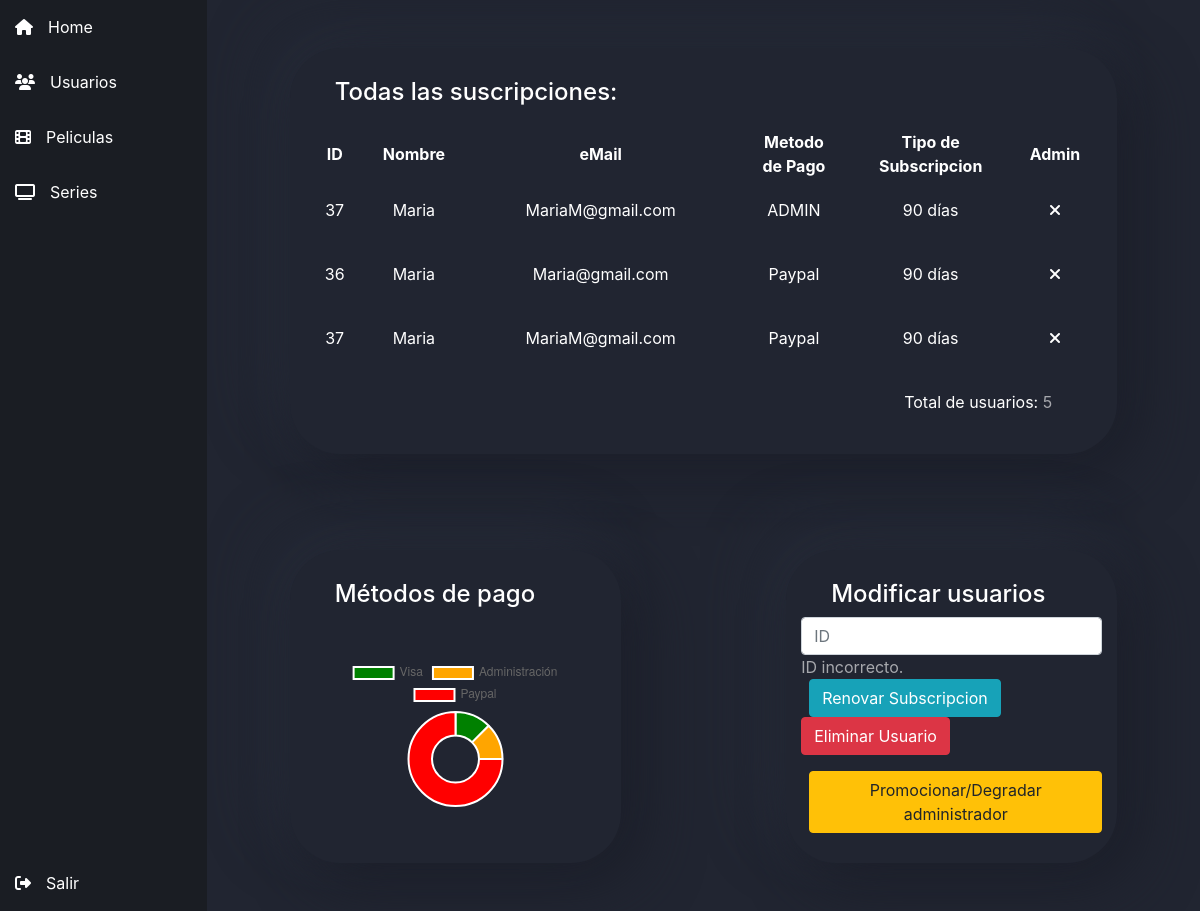
The page /php/Users.php?errorProceso=si on the database as committed earlier.
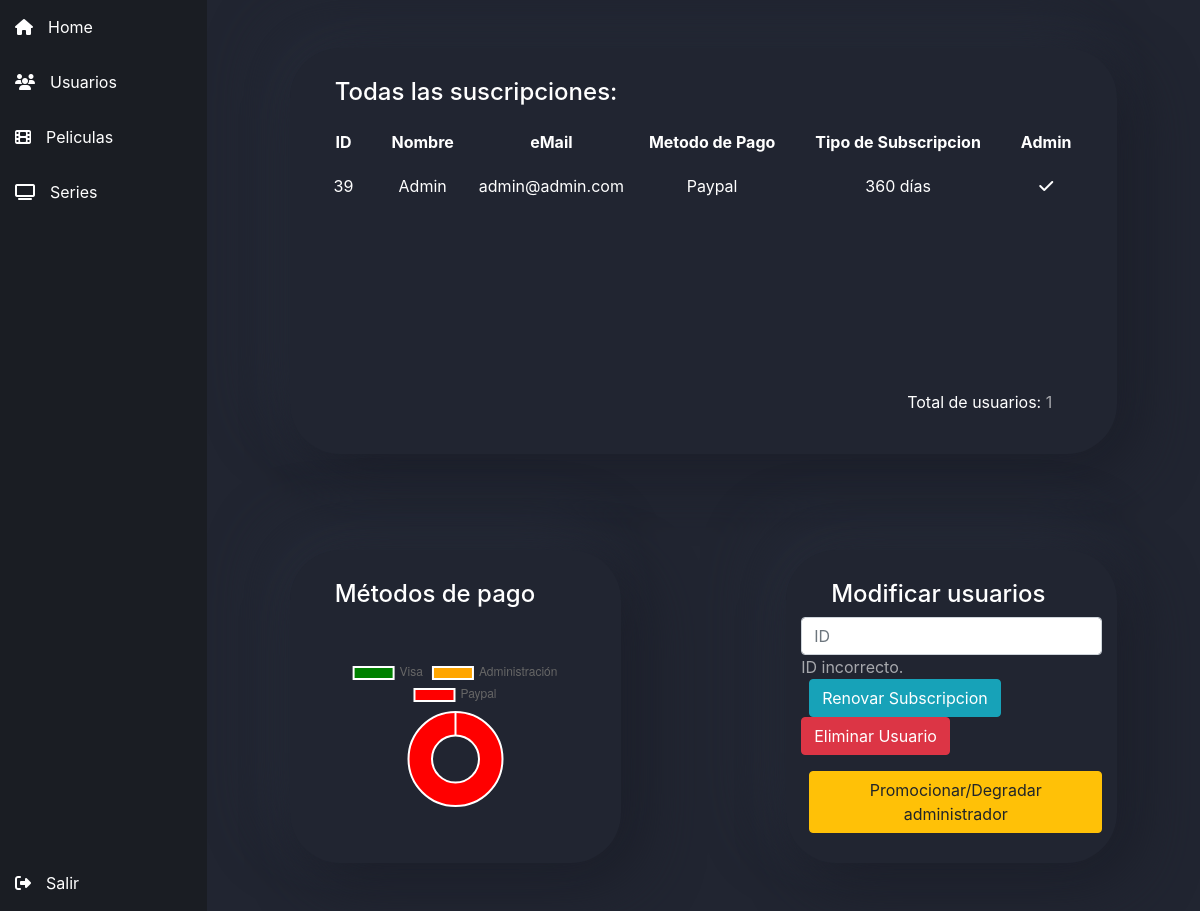
The same page on the database as committed later.
### tables this page shows
CREATE TABLE `facturacion` (
  `idFacturacion` int(11) NOT NULL,
  `fechaFacturacion` date NOT NULL,
  `fechaExpiracion` date NOT NULL,
  `idUsuario` int(11) NOT NULL,
  `idPrecios` int(11) NOT NULL,
  `nombreFacturacion` varchar(200) NOT NULL,
  `tipo` varchar(10) NOT NULL
);

CREATE TABLE `usuarios` (
  `idUsuario` int(11) NOT NULL,
  `nombreUsuario` varchar(50) NOT NULL,
  `apellidoUsuario` varchar(100) NOT NULL,
  `email` varchar(250) NOT NULL,
  `hashpass` varchar(250) NOT NULL,
  `direccion` varchar(150) DEFAULT NULL,
  `telefono` int(9) DEFAULT NULL,
  `nivel` int(1) NOT NULL
);

CREATE TABLE `precios` (
  `idPrecios` int(11) NOT NULL,
  `tipo` int(11) NOT NULL,
  `precio` float NOT NULL
);

### php/Users.php (the view, shortened to what this page needs)
<!DOCTYPE html>
<html>
  <head>
    <link rel="stylesheet" href="../css/dash-board.css" />
    <link
      rel="stylesheet"
      href="https://stackpath.bootstrapcdn.com/bootstrap/4.5.0/css/bootstrap.min.css"
    />
    <link
      rel="stylesheet"
      href="https://cdnjs.cloudflare.com/ajax/libs/animate.css/4.1.1/animate.min.css"
    />
  </head>
  <body style="overflow: hidden">
<?php
  include "Admin.php";
?>
<div class="dash-body">
  <div class="contenido" id="contenido">
    <div class="container animate__animated animate__fadeIn">
      <div class="row mb-5">
        <div class="col-10 offset-1 users mt-5 mb-5">
          <div class="table-top">
            <h4>Todas las suscripciones:</h4>
          </div>
          <div class="tabla-users">
            <table>
              <thead>
                <tr>
                  <th>ID</th>
                  <th>Nombre</th>
                  <th>eMail</th>
                  <th>Metodo de Pago</th>
                  <th>Tipo de Subscripcion</th>
                  <th>Admin</th>
                </tr>
              </thead>
              <tbody>
                <?php
                    $fecha_actual=date("Y-m-d");
                    $visa=0;
                    $paypal=0;
                    $admin=0;
                    $conexion=mysqli_connect('localhost', 'root', '', 'films_online');
                    mysqli_set_charset($conexion, 'UTF8');
                    $consulta="select u.idUsuario,u.nombreUsuario,u.email,f.fechaExpiracion,f.fechaFacturacion,u.nivel,f.tipo,p.tipo
                        from usuarios u,facturacion f, precios p where u.idUsuario=f.idUsuario and f.idPrecios=p.idPrecios order by f.fechaFacturacion desc";
                    $resultado=mysqli_query($conexion,$consulta);
                    while($fila=mysqli_fetch_row($resultado)){
                      $idUsuario=$fila[0];
                      $nombreUsuario=$fila[1];
                      $email=$fila[2];
                      $fechaExpiracion=$fila[3];
                      $nivel=$fila[5];
                      $tipo=$fila[6];
                      $tipoPrecio=$fila[7];
                      if($fecha_actual<=$fechaExpiracion){
                        echo "<tr class=''>";
                        echo "<td>".$idUsuario."</td>";
                        echo "<td>".$nombreUsuario."</td>";
                        echo "<td>".$email."</td>";
                        echo "<td>".$tipo."</td>";
                        echo "<td>".$tipoPrecio." días</td>";
                        if($nivel==0){
                          echo "<th><i class='fas fa-check'></i></th>";
                        }else{
                          echo "<th><i class='fas fa-times'></i></th>";
                        }
                        echo "</tr>";
                      }
                      if($tipo=="Visa"){
                        $visa++;
                      }else if($tipo=="Paypal"){
                        $paypal++;
                      }else{
                        $admin++;
                      }
                    }
                    $consulta="select count(*) from usuarios";
                    $resultado=mysqli_query($conexion,$consulta);
                    while($fila=mysqli_fetch_row($resultado)){
                      $totalUsurios=$fila[0];
                    }
                ?>
              </tbody>
            </table>
          </div>
          <div class="total">Total de usuarios: <span><?php echo $totalUsurios ?></span></div>
        </div>
        <div class="col-4 offset-1 users usersChart mt-5">
          <h4>Métodos de pago</h4>
          <div class="graf">
            <canvas class="mt-5" id="usersChart"></canvas>
          </div>
        </div>
        <div class="col-4 offset-2 users mt-5">
          <h4>Modificar usuarios</h4>
          <div>
              <input class="form-control" type="number" placeholder="ID" id="numberID"/>
              <span>
                <?php
                  if(isset($_GET['errorProceso'])){
                    echo "ID incorrecto.";
                  }else if(isset($_GET['errorDias'])){
                    echo "Días incorrectos.";
                  }
               ?>
               </span><br>
            <button
              type="button"
              class="btn btn-info ml-2"
              data-toggle="modal"
              data-target="#exampleModal"
            >
              Renovar Subscripcion
            </button>
            <button class="btn btn-danger" onclick="eliminar()">Eliminar Usuario</button>
            <button class="btn btn-warning mt-3 ml-2" onclick="promocionarDegradar()">
              Promocionar/Degradar administrador
            </button>
          </div>
        </div>
      </div>
    </div>
  </div>
</div>
<script>
  var ctx = document.getElementById("usersChart").getContext("2d");
  var chart = new Chart(ctx, {
    // The type of chart we want to create
    type: "doughnut",
    // The data for our dataset
    data: {
      labels: ["Visa", "Administración", "Paypal"],
      datasets: [
        {
          label: "My First dataset",
          backgroundColor: ["green", "orange", "red"],
          data: [<?php echo $visa ?>, <?php echo $admin ?>, <?php echo $paypal ?>],
        },
      ],
    },
  });
  function renovar(dias) {
    var numberID = document.getElementById("numberID").value;
    window.location.href = "RenovarAdmin.php?id="+numberID+"&dias="+dias;
  }
  function eliminar() {
    var numberID = document.getElementById("numberID").value;
    window.location.href = "EliminarAdmin.php?id="+numberID;
  }
  function promocionarDegradar(){
    var numberID = document.getElementById("numberID").value;
    window.location.href = "PermisosAdmin.php?id="+numberID;
  }
</script>
  </body>
</html>

### php/Admin.php
<div class="dash-menu">
  <div class="seccion" id="home" onclick="window.location.href='Home.php'">
    <div class="icon">
      <i class="fas fa-home"></i>
    </div>
    <div class="name">Home</div>
  </div>
  <div class="seccion" id="users" onclick="window.location.href='Users.php'">
    <div class="icon">
      <i class="fas fa-users"></i>
    </div>
    <div class="name">Usuarios</div>
  </div>
  <div class="seccion" id="movies" onclick="window.location.href='Films.php'">
    <div class="icon">
      <i class="fas fa-film"></i>
    </div>
    <div class="name">Peliculas</div>
  </div>
  <div class="seccion" id="series" onclick="window.location.href='SeriesAdmin.php'">
    <div class="icon">
    <i class="fas fa-tv"></i>
    </div>
    <div class="name">Series</div>
  </div>
  <div
    class="seccion bottom"
    onclick="window.location.href='Catalogo.php'"
  >
    <div class="icon">
      <i class="fas fa-sign-out-alt"></i>
    </div>
    <div class="name">Salir</div>
  </div>
</div>

### css/dash-board.css (style rules this page uses)
body { display: flex; flex-direction: row; flex-wrap: nowrap; }
h4 { margin-left: 30px; }
.dash-menu { height: 100vh; width: 250px; background: rgba(10, 13, 20, 0.932); color: white; border-right: gray; }
.seccion { height: 55px; padding: 15px; text-align: center; display: flex; flex-wrap: nowrap; cursor: pointer; }
.bottom { position: fixed; bottom: 0; width: 245px; }
.dash-body { background: #212531; height: 100vh; width: 100vw; color: white; overflow-x: hidden; overflow-y: scroll; }
.icon { margin-right: 15px; }
.tabla-users { width: fit-content; text-align: center; height: 250px; margin: auto; overflow-x: hidden; overflow-y: scroll; }
.users { padding: 30px; border-radius: 50px; background: #212531; box-shadow: 20px 20px 60px #1c1f2a, -20px -20px 60px #262b38; color: white; }
.usersChart { padding: 30px 0px; }
th { padding: 0px 20px; }
td { padding: 20px 5px; margin: 3px; }
.total { float: right; margin-right: 40px; padding: 10px; }
span { opacity: 0.6; }
.table-top { display: flex; padding-bottom: 15px; }

Rows that differ between the two databases and show on the page:
removed facturacion: idUsuario.idUsuario "37", idUsuario.nombreUsuario "Maria", idUsuario.email "MariaM@gmail.com", tipo "ADMIN", idPrecios.tipo "90"
removed facturacion: idUsuario.idUsuario "36", idUsuario.nombreUsuario "Maria", idUsuario.email "Maria@gmail.com", tipo "Paypal", idPrecios.tipo "90"
removed facturacion: idUsuario.idUsuario "37", idUsuario.nombreUsuario "Maria", idUsuario.email "MariaM@gmail.com", tipo "Paypal", idPrecios.tipo "90"
added facturacion: idUsuario.idUsuario "39", idUsuario.nombreUsuario "Admin", idUsuario.email "admin@admin.com", tipo "Paypal", idPrecios.tipo "360"
Other text that changed with them:
$totalUsurios: "5" → "1"
chart data {{ $visa }}: 1 → 0
chart data {{ $admin }}: 1 → 0
chart data {{ $paypal }}: 6 → 1
